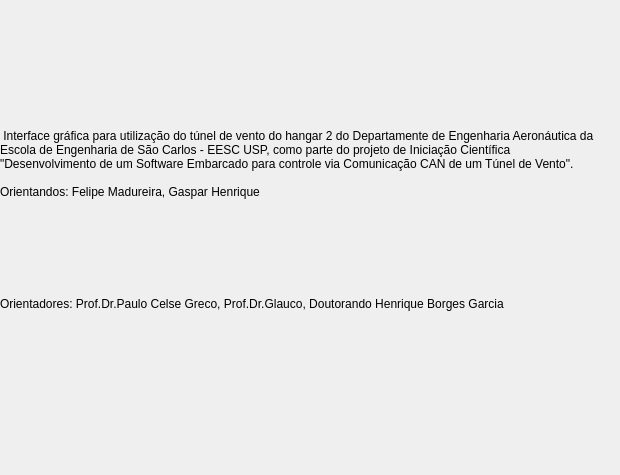
<?xml version="1.0" encoding="UTF-8"?>
<ui version="4.0">
 <class>About</class>
 <widget class="QDialog" name="About">
  <property name="geometry">
   <rect>
    <x>0</x>
    <y>0</y>
    <width>620</width>
    <height>475</height>
   </rect>
  </property>
  <property name="windowTitle">
   <string>Dialog</string>
  </property>
  <widget class="QLabel" name="label">
   <property name="geometry">
    <rect>
     <x>0</x>
     <y>12</y>
     <width>603</width>
     <height>429</height>
    </rect>
   </property>
   <property name="text">
    <string> Interface gráfica para utilização do túnel de vento do hangar 2 do Departamente de Engenharia Aeronáutica da Escola de Engenharia de São Carlos - EESC USP, como parte do projeto de Iniciação Científica &quot;Desenvolvimento de um Software Embarcado para controle via Comunicação CAN de um Túnel de Vento&quot;.

Orientandos: Felipe Madureira, Gaspar Henrique 
￼






Orientadores: Prof.Dr.Paulo Celse Greco, Prof.Dr.Glauco, Doutorando Henrique Borges Garcia
</string>
   </property>
   <property name="wordWrap">
    <bool>true</bool>
   </property>
  </widget>
  <widget class="QLabel" name="label_2">
   <property name="geometry">
    <rect>
     <x>214</x>
     <y>204</y>
     <width>113</width>
     <height>107</height>
    </rect>
   </property>
   <property name="text">
    <string/>
   </property>
   <property name="pixmap">
    <pixmap resource="resource_file.qrc">:/imagens/images/gaspar.jpeg</pixmap>
   </property>
   <property name="scaledContents">
    <bool>true</bool>
   </property>
  </widget>
  <widget class="QLabel" name="label_3">
   <property name="geometry">
    <rect>
     <x>88</x>
     <y>204</y>
     <width>121</width>
     <height>107</height>
    </rect>
   </property>
   <property name="autoFillBackground">
    <bool>false</bool>
   </property>
   <property name="text">
    <string/>
   </property>
   <property name="pixmap">
    <pixmap resource="resource_file.qrc">:/imagens/images/felipe.jpeg</pixmap>
   </property>
   <property name="scaledContents">
    <bool>true</bool>
   </property>
  </widget>
 </widget>
 <resources>
  <include location="resource_file.qrc"/>
 </resources>
 <connections/>
</ui>
